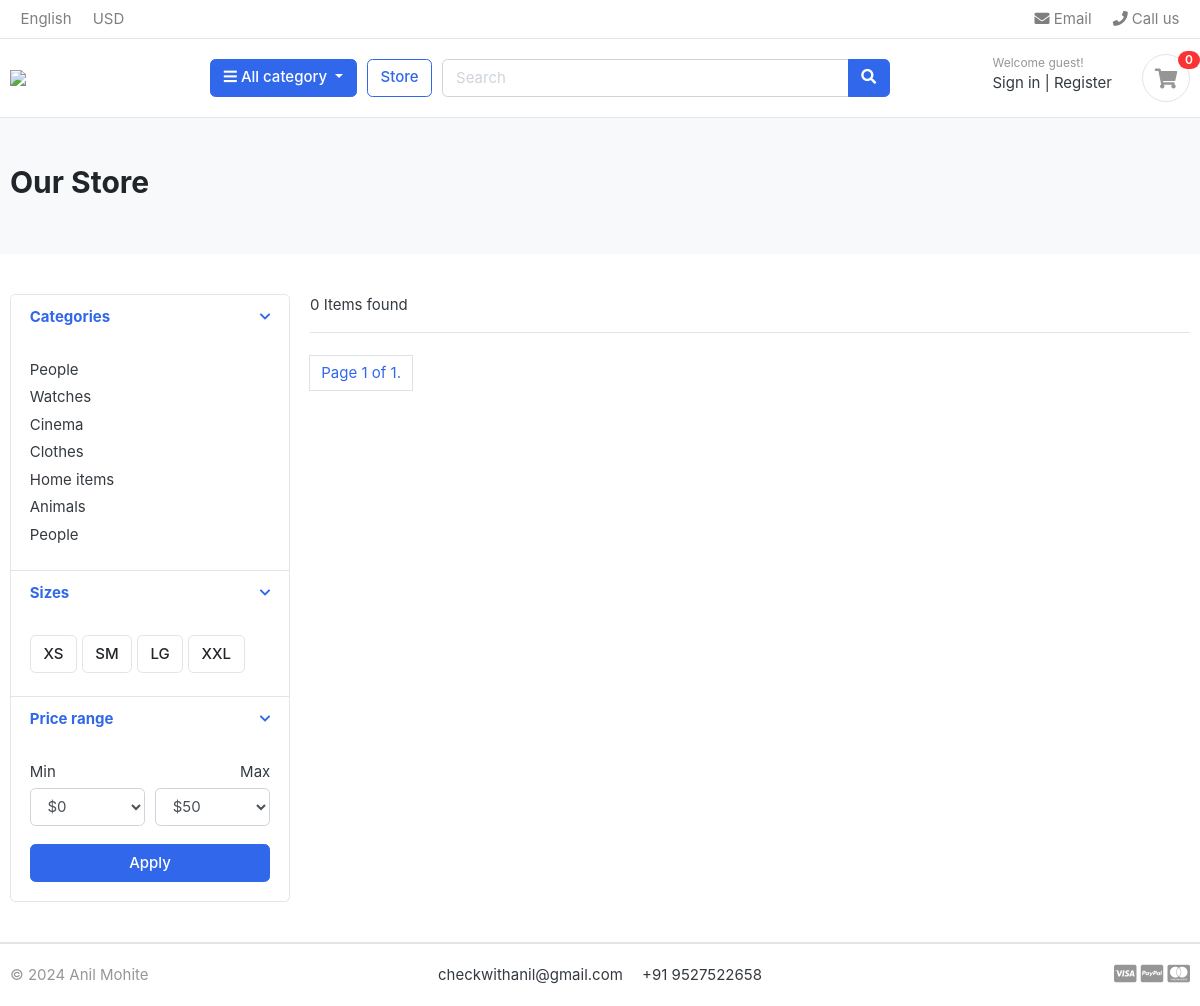
/store/, run on an earlier commit of the app's database.
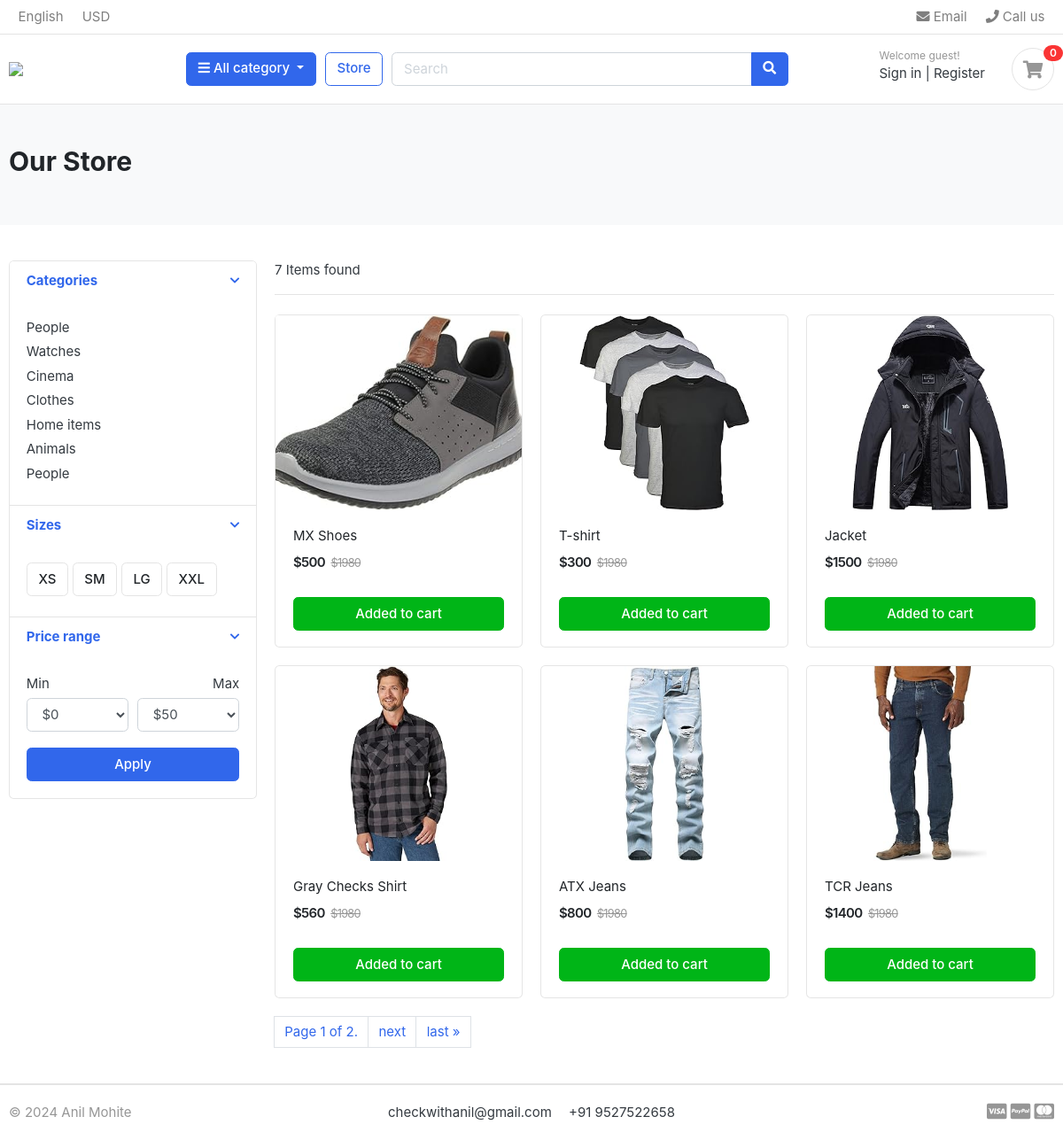
And on a later commit of the database.
### store/models.py (models this page shows, shortened)
class Product(models.Model):
    product_name = models.CharField(max_length=200, unique=True)
    slug = models.CharField(max_length=200, unique=True)
    desc = models.TextField(max_length=500, blank=True)
    price = models.IntegerField()
    prod_image = models.ImageField(upload_to='photos/products', blank=True)
    stock = models.IntegerField()
    is_available = models.BooleanField(default=True)
    category = models.ForeignKey(Category, on_delete=models.CASCADE)
    created_date = models.DateTimeField(auto_now_add=True)
    modified_date = models.DateTimeField(auto_now=True)
    def get_url(self):
        return reverse('product_detail',args=[self.category.slug, self.slug])

### store/views.py (the view)
# urls.py: path("store/", include("store.urls")),
def store(request, category_slug=None):
    if category_slug != None:
        category = get_object_or_404(Category, slug = category_slug)
        products = Product.objects.filter(is_available = True, category = category)
    else:
        products = Product.objects.filter(is_available = True)
    paginator = Paginator(products,6)
    page = request.GET.get('page')
    page_products = paginator.get_page(page)
    total_products = products.count()
    context = {
        'products':page_products,
        'total_products':total_products
    }
    return render(request, 'store/store.html', context)

### carts/context_processors.py (called while the page is built)
def cart_counter(request):
    cart_count = 0
    if 'admin' in request.path:
        return {}
    else:
        try:
            cart = Cart.objects.get(cart_id = _cart_id(request))
            cart_items = CartItem.objects.filter(cart = cart)
            for cart_item in cart_items:
                cart_count += cart_item.quantity
        except Cart.DoesNotExist:
            cart_count = 0
    return dict(cart_count = cart_count)

### carts/views.py (called while the page is built)
def _cart_id(request):
    cart = request.session.session_key
    if not cart:
        cart = request.session.create()
    return cart

### category/context_processors.py (called while the page is built)
def cat_menu_links(request):
    links = Category.objects.all()
    return dict(cat_links=links)

### category/models.py (called while the page is built)
    def get_url(self):
        return reverse('products_by_category', args=[self.slug])

### templates/store/store.html (shortened to what the changed rows need)
{% extends 'base.html' %}
{% load static%}
{% block content %}
<section class="section-pagetop bg">
	<div class="container">
		<h2 class="title-page">Our Store</h2>
	</div>
</section>
<section class="section-content padding-y">
	<div class="container">
		<div class="row">
			<main class="col-md-9">
				<header class="border-bottom mb-4 pb-3">
					<div class="form-inline">
						<span class="mr-md-auto">{{total_products}} Items found </span>
					</div>
				</header>
				<div class="row">
					{% if products %}
					{% for product in products %}
					<div class="col-md-4">
						<figure class="card card-product-grid">
							<div class="img-wrap">
								<a href="{{product.get_url}}">
									<img src="{{product.prod_image.url}}">
								</a>
							</div>
							<figcaption class="info-wrap">
								<div class="fix-height">
									<a href="{{product.get_url}}" class="title">{{product.product_name}}</a>
									<div class="price-wrap mt-2">
										<span class="price">${{product.price}}</span>
										<del class="price-old">$1980</del>
									</div>
								</div>
								<a href="{% url 'add_cart' product.id %}" class="btn btn-block btn-success">Added to cart </a>
							</figcaption>
						</figure>
					</div>
					{% endfor %}
					{% endif %}
				</div>
				<div class="pagination">
						<span class="page-link disabled">
							Page {{ products.number }} of {{ products.paginator.num_pages }}.
						</span>
						{% if products.has_next %}
							<a class="page-link" href="?page={{ products.next_page_number }}">next</a>
							<a class="page-link" href="?page={{ products.paginator.num_pages }}">last &raquo;</a>
						{% endif %}
				</div>
			</main>
		</div>
	</div>
</section>
{% endblock %}

What changed in the data, as far as the page shows it:
added Product: prod_image (picture), product_name "MX Shoes", price "500"
added Product: prod_image (picture), product_name "T-shirt", price "300"
added Product: prod_image (picture), product_name "Jacket", price "1500"
added Product: prod_image (picture), product_name "Gray Checks Shirt", price "560"
added Product: prod_image (picture), product_name "ATX Jeans", price "800"
added Product: prod_image (picture), product_name "TCR Jeans", price "1400"
Also different on the page:
{{ total_products }}: "0" → "7"
{{ products.paginator.num_pages }}: "1" → "2"
text now shown: "next last »"
